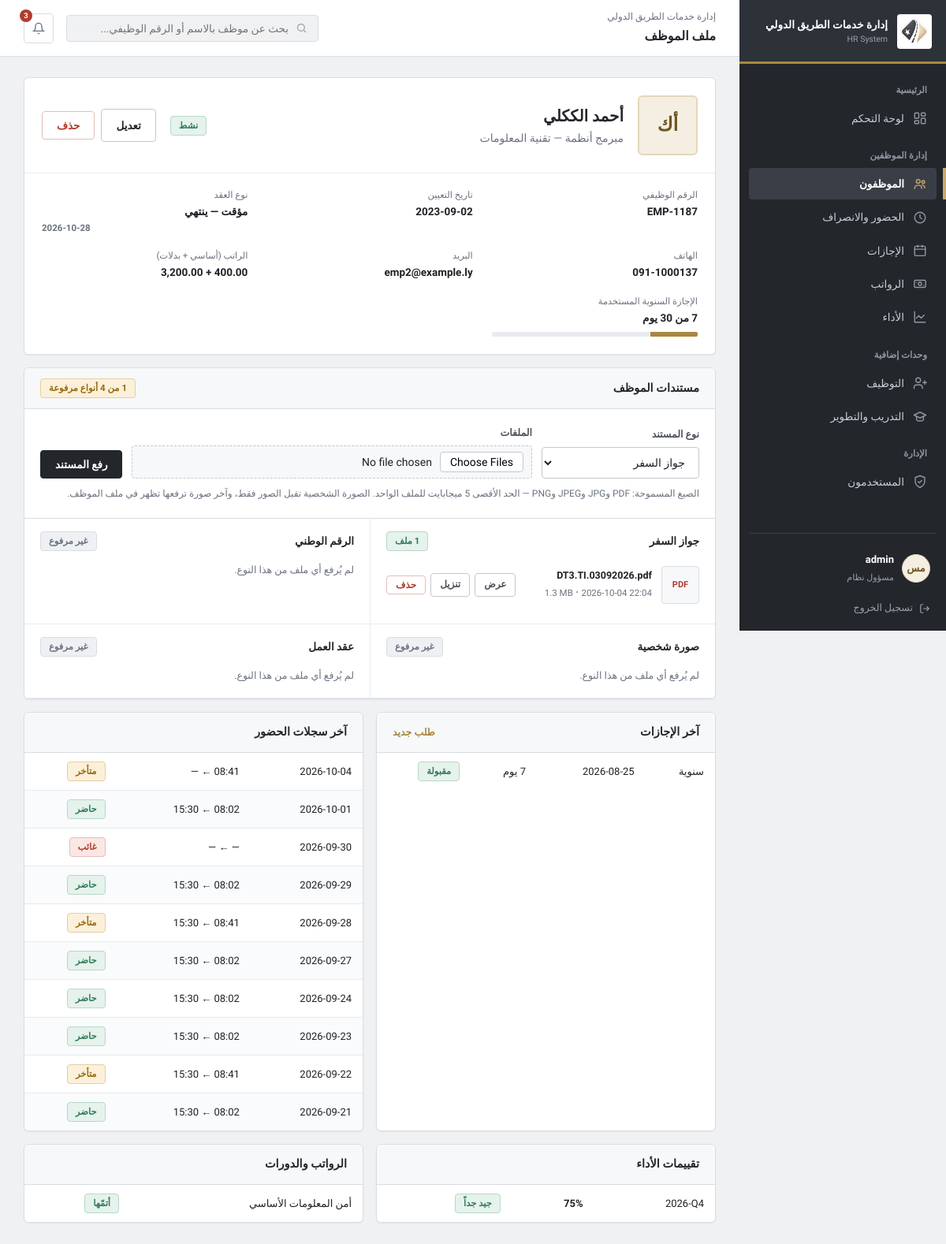
The app's page /employees/2 (signed in) with its own data.
### tables this page shows
CREATE TABLE users (
    id INTEGER PRIMARY KEY AUTOINCREMENT,
    username TEXT NOT NULL UNIQUE,
    password_hash TEXT NOT NULL,
    role TEXT NOT NULL DEFAULT 'hr',
    employee_id INTEGER REFERENCES employees(id)
);

CREATE TABLE employees (
    id INTEGER PRIMARY KEY AUTOINCREMENT,
    employee_code TEXT NOT NULL UNIQUE,
    full_name TEXT NOT NULL,
    initials TEXT NOT NULL,
    department_id INTEGER NOT NULL REFERENCES departments(id),
    position TEXT NOT NULL,
    hire_date TEXT NOT NULL,
    contract_type TEXT NOT NULL,
    contract_end_date TEXT,
    status TEXT NOT NULL DEFAULT 'نشط',
    phone TEXT,
    email TEXT,
    base_salary REAL NOT NULL DEFAULT 0,
    allowance REAL NOT NULL DEFAULT 0
);

CREATE TABLE departments (
    id INTEGER PRIMARY KEY AUTOINCREMENT,
    name TEXT NOT NULL UNIQUE
);

CREATE TABLE employee_documents (
    id INTEGER PRIMARY KEY AUTOINCREMENT,
    employee_id INTEGER NOT NULL REFERENCES employees(id),
    doc_type TEXT NOT NULL,
    original_name TEXT NOT NULL,
    stored_name TEXT NOT NULL,
    kind TEXT NOT NULL,
    size INTEGER NOT NULL DEFAULT 0,
    uploaded_at TEXT NOT NULL,
    uploaded_by TEXT
);

CREATE TABLE leave_requests (
    id INTEGER PRIMARY KEY AUTOINCREMENT,
    employee_id INTEGER NOT NULL REFERENCES employees(id),
    leave_type TEXT NOT NULL,
    start_date TEXT NOT NULL,
    end_date TEXT NOT NULL,
    days INTEGER NOT NULL,
    status TEXT NOT NULL DEFAULT 'pending',
    created_at TEXT NOT NULL,
    reason TEXT
);

CREATE TABLE attendance (
    id INTEGER PRIMARY KEY AUTOINCREMENT,
    employee_id INTEGER NOT NULL REFERENCES employees(id),
    day TEXT NOT NULL,
    check_in TEXT,
    check_out TEXT,
    method TEXT,
    status TEXT NOT NULL,
    UNIQUE(employee_id, day)
);

CREATE TABLE performance_reviews (
    id INTEGER PRIMARY KEY AUTOINCREMENT,
    employee_id INTEGER NOT NULL REFERENCES employees(id),
    period TEXT NOT NULL,
    quality INTEGER NOT NULL,
    productivity INTEGER NOT NULL,
    teamwork INTEGER NOT NULL,
    commitment INTEGER NOT NULL,
    overall REAL NOT NULL,
    notes TEXT,
    reviewer TEXT,
    created_at TEXT NOT NULL
);

CREATE TABLE training_enrollments (
    id INTEGER PRIMARY KEY AUTOINCREMENT,
    training_id INTEGER NOT NULL REFERENCES trainings(id),
    employee_id INTEGER NOT NULL REFERENCES employees(id),
    status TEXT NOT NULL DEFAULT 'enrolled',
    UNIQUE(training_id, employee_id)
);

CREATE TABLE trainings (
    id INTEGER PRIMARY KEY AUTOINCREMENT,
    title TEXT NOT NULL,
    trainer TEXT,
    location TEXT,
    start_date TEXT NOT NULL,
    end_date TEXT NOT NULL,
    seats INTEGER NOT NULL DEFAULT 20,
    description TEXT
);

### modules/employees.py (the view)
@bp.route("/<int:emp_id>")
@login_required
def view(emp_id):
    conn = db.get_db()
    emp = conn.execute(
        "SELECT e.*, d.name AS department_name FROM employees e JOIN departments d ON d.id=e.department_id WHERE e.id=?",
        (emp_id,)).fetchone()
    if not emp:
        abort(404)
    leaves = conn.execute("SELECT * FROM leave_requests WHERE employee_id=? ORDER BY start_date DESC LIMIT 8", (emp_id,)).fetchall()
    att = conn.execute("SELECT * FROM attendance WHERE employee_id=? ORDER BY day DESC LIMIT 10", (emp_id,)).fetchall()
    reviews = conn.execute("SELECT * FROM performance_reviews WHERE employee_id=? ORDER BY id DESC LIMIT 5", (emp_id,)).fetchall()
    slips = conn.execute("SELECT * FROM payroll WHERE employee_id=? ORDER BY month DESC LIMIT 6", (emp_id,)).fetchall()
    trainings = conn.execute(
        "SELECT t.title, t.start_date, te.status FROM training_enrollments te JOIN trainings t ON t.id=te.training_id "
        "WHERE te.employee_id=? ORDER BY t.start_date DESC", (emp_id,)).fetchall()
    used = annual_used(conn, emp_id)
    docs = conn.execute("SELECT * FROM employee_documents WHERE employee_id=? ORDER BY id DESC", (emp_id,)).fetchall()
    photo = next((d for d in docs if d["doc_type"] == "photo"), None)
    have = {d["doc_type"] for d in docs}
    return render_template("employees/view.html", emp=emp, leaves=leaves, att=att, reviews=reviews,
                           slips=slips, trainings=trainings, used=used, quota=ANNUAL_QUOTA,
                           docs=docs, doc_types=DOC_TYPES, photo=photo,
                           docs_done=sum(1 for k, _ in DOC_TYPES if k in have))

### templates/employees/view.html (shortened to what this page needs)
{% extends "base.html" %}{% import "_macros.html" as m %}
{% set page_label = 'ملف الموظف' %}{% set active_panel = 'employees' %}
{% block content %}
<div class="card">
  <div class="profile-head">
    <div class="avatar">{% if photo %}<img src="{{ url_for('documents.file', emp_id=emp.id, doc_id=photo.id) }}" alt="{{ emp.full_name }}">{% else %}{{ emp.initials }}{% endif %}</div>
    <div style="flex:1"><h2>{{ emp.full_name }}</h2><span class="muted">{{ emp.position }} — {{ emp.department_name }}</span></div>
    <span class="pill {{ {'نشط':'good','إجازة':'warn','موقوف':'bad','منتهي':'gray'}[emp.status] }}">{{ emp.status }}</span>
    <div class="actions">
      <a class="btn" href="{{ url_for('employees.edit', emp_id=emp.id) }}">تعديل</a>
      {% if session.get('role') == 'admin' %}{{ m.post_btn(url_for('employees.delete', emp_id=emp.id), 'حذف', 'btn btn-danger', 'سيُحذف الموظف وكل سجلاته نهائياً. متابعة؟') }}{% endif %}
    </div>
  </div>
  <div class="info-grid">
    <div><span>الرقم الوظيفي</span><b class="num">{{ emp.employee_code }}</b></div>
    <div><span>تاريخ التعيين</span><b class="num">{{ emp.hire_date }}</b></div>
    <div><span>نوع العقد</span><b>{{ emp.contract_type }}{% if emp.contract_end_date %} — ينتهي <span class="num">{{ emp.contract_end_date }}</span>{% endif %}</b></div>
    <div><span>الهاتف</span><b class="num">{{ emp.phone or '—' }}</b></div>
    <div><span>البريد</span><b class="num">{{ emp.email or '—' }}</b></div>
    <div><span>الراتب (أساسي + بدلات)</span><b class="num">{{ emp.base_salary|money }} + {{ emp.allowance|money }}</b></div>
    <div><span>الإجازة السنوية المستخدمة</span><b>{{ used }} من {{ quota }} يوم</b><div class="progress" style="margin-top:6px"><i style="width:{{ (used/quota*100)|round|int }}%"></i></div></div>
  </div>
</div>
<div class="card" id="documents">
  <div class="card-head"><h3>مستندات الموظف</h3>
    <span class="pill {{ 'good' if docs_done == doc_types|length else 'warn' }}">{{ docs_done }} من {{ doc_types|length }} أنواع مرفوعة</span></div>
  <div class="card-body">
    <form class="upload-form" method="POST" enctype="multipart/form-data" action="{{ url_for('documents.upload', emp_id=emp.id) }}">{{ m.csrf() }}
      <div><label for="doc_type">نوع المستند</label>
        <select id="doc_type" name="doc_type" required>{% for k, t in doc_types %}<option value="{{ k }}">{{ t }}</option>{% endfor %}</select></div>
      <div><label for="files">الملفات</label>
        <input type="file" id="files" name="files" multiple required accept=".pdf,.jpg,.jpeg,.png,application/pdf,image/jpeg,image/png"></div>
      <button class="btn btn-primary" type="submit">رفع المستند</button>
    </form>
    <p class="doc-hint">الصيغ المسموحة: PDF وJPG وJPEG وPNG — الحد الأقصى 5 ميجابايت للملف الواحد. الصورة الشخصية تقبل الصور فقط، وآخر صورة ترفعها تظهر في ملف الموظف.</p>
  </div>
  <div class="doc-groups">
  {% for k, t in doc_types %}{% set items = docs|selectattr('doc_type', 'equalto', k)|list %}
    <div class="doc-group"><h4>{{ t }} <span class="pill {{ 'good' if items else 'gray' }}">{{ items|length ~ ' ملف' if items else 'غير مرفوع' }}</span></h4>
    {% for d in items %}<div class="doc-item">
      <a class="doc-thumb" href="{{ url_for('documents.file', emp_id=emp.id, doc_id=d.id) }}" target="_blank" rel="noopener" aria-label="عرض {{ d.original_name }}">{% if d.kind != 'pdf' %}<img src="{{ url_for('documents.file', emp_id=emp.id, doc_id=d.id) }}" alt="" loading="lazy">{% else %}PDF{% endif %}</a>
      <div class="doc-meta"><b title="{{ d.original_name }}">{{ d.original_name }}</b><span class="num">{{ d.uploaded_at }}</span> · <span class="num">{{ d.size|filesize }}</span></div>
      <div class="row-actions"><a class="btn-sm" href="{{ url_for('documents.file', emp_id=emp.id, doc_id=d.id) }}" target="_blank" rel="noopener">عرض</a>
        <a class="btn-sm" href="{{ url_for('documents.file', emp_id=emp.id, doc_id=d.id, dl=1) }}">تنزيل</a>
        {{ m.post_btn(url_for('documents.delete', emp_id=emp.id, doc_id=d.id), 'حذف', 'btn-sm danger', 'حذف هذا المستند نهائياً؟') }}</div>
    </div>{% else %}<p class="doc-empty">لم يُرفع أي ملف من هذا النوع.</p>{% endfor %}</div>
  {% endfor %}
  </div>
</div>
<div class="grid-eq">
  <div class="card"><div class="card-head"><h3>آخر الإجازات</h3><a class="link" href="{{ url_for('leaves.new') }}">طلب جديد</a></div>
    <div class="table-wrap"><table><tbody>
    {% for l in leaves %}<tr><td>{{ l.leave_type }}</td><td><span class="num">{{ l.start_date }}</span></td><td>{{ l.days }} يوم</td>
      <td><span class="pill {{ {'pending':'warn','approved':'good','rejected':'bad'}[l.status] }}">{{ LEAVE_LABELS[l.status] }}</span></td></tr>
    {% else %}<tr><td class="empty">لا توجد إجازات</td></tr>{% endfor %}</tbody></table></div></div>
  <div class="card"><div class="card-head"><h3>آخر سجلات الحضور</h3></div>
    <div class="table-wrap"><table><tbody>
    {% for a in att %}<tr><td><span class="num">{{ a.day }}</span></td><td><span class="num">{{ a.check_in or '—' }}</span> ← <span class="num">{{ a.check_out or '—' }}</span></td>
      <td><span class="pill {{ {'present':'good','late':'warn','absent':'bad','leave':'info'}[a.status] }}">{{ ATT_LABELS[a.status] }}</span></td></tr>
    {% else %}<tr><td class="empty">لا توجد سجلات</td></tr>{% endfor %}</tbody></table></div></div>
</div>
<div class="grid-eq">
  <div class="card"><div class="card-head"><h3>تقييمات الأداء</h3></div>
    <div class="table-wrap"><table><tbody>
    {% for r in reviews %}<tr><td><span class="num">{{ r.period }}</span></td><td><b class="num">{{ r.overall|round|int }}%</b></td><td><span class="pill {{ r.overall|rating_class }}">{{ r.overall|rating }}</span></td></tr>
    {% else %}<tr><td class="empty">لا توجد تقييمات</td></tr>{% endfor %}</tbody></table></div></div>
  <div class="card"><div class="card-head"><h3>الرواتب والدورات</h3></div>
    <div class="table-wrap"><table><tbody>
    {% for t in trainings %}<tr><td colspan="2">{{ t.title }}</td><td><span class="pill {{ 'good' if t.status == 'completed' else 'sand' }}">{{ 'أتمّها' if t.status == 'completed' else 'مسجّل' }}</span></td></tr>{% endfor %}
    {% if not slips and not trainings %}<tr><td class="empty">لا توجد بيانات</td></tr>{% endif %}</tbody></table></div></div>
</div>
{% endblock %}

### templates/base.html (shortened to what this page needs)
{%- macro nav(key, endpoint, label, icon) -%}
<a class="nav-item {{ 'active' if active_panel == key else '' }}" href="{{ url_for(endpoint) }}">
  <svg viewBox="0 0 24 24" fill="none" stroke="currentColor" stroke-width="1.9" stroke-linecap="round" stroke-linejoin="round">{{ icon|safe }}</svg>{{ label }}
</a>
{%- endmacro -%}
<!DOCTYPE html>
<html lang="ar" dir="rtl">
<head>
<link rel="stylesheet" href="{{ url_for('static', filename='css/style.css') }}">
</head>
<body>
<div class="shell">
  <aside class="sidebar">
    <a class="brand" href="{{ url_for('dashboard') }}">
      <img src="{{ url_for('static', filename='img/emblem.png') }}" alt="شعار {{ ORG_NAME }}">
      <div><b>{{ ORG_NAME }}</b><span>HR System</span></div>
    </a>
    <div class="nav-label">الرئيسية</div>
    {{ nav('overview', 'dashboard', 'لوحة التحكم', '<rect x="3" y="3" width="7" height="9" rx="1.5"/><rect x="14" y="3" width="7" height="5" rx="1.5"/><rect x="14" y="12" width="7" height="9" rx="1.5"/><rect x="3" y="16" width="7" height="5" rx="1.5"/>') }}
    <div class="nav-label">إدارة الموظفين</div>
    {{ nav('employees', 'employees.index', 'الموظفون', '<circle cx="9" cy="8" r="3.2"/><path d="M3 20c0-3.3 2.7-5.5 6-5.5s6 2.2 6 5.5"/><circle cx="17.5" cy="9" r="2.4"/><path d="M15.5 14.2c2.6.3 4.5 2 4.5 5"/>') }}
    {{ nav('attendance', 'attendance.index', 'الحضور والانصراف', '<circle cx="12" cy="12" r="9"/><path d="M12 7v5l3.2 2"/>') }}
    {{ nav('leaves', 'leaves.index', 'الإجازات', '<rect x="3" y="4.5" width="18" height="16" rx="2"/><path d="M3 9.5h18M8 3v3M16 3v3"/>') }}
    {{ nav('payroll', 'payroll.index', 'الرواتب', '<rect x="2.5" y="6" width="19" height="12" rx="2"/><circle cx="12" cy="12" r="2.6"/><path d="M6 9.5v.01M18 14.5v.01"/>') }}
    {{ nav('performance', 'performance.index', 'الأداء', '<path d="M3 3v18h18"/><path d="m19 9-5 5-4-4-4 4"/>') }}
    <div class="nav-label">وحدات إضافية</div>
    {{ nav('recruitment', 'recruitment.index', 'التوظيف', '<path d="M16 21v-2a4 4 0 0 0-4-4H6a4 4 0 0 0-4 4v2"/><circle cx="9" cy="7" r="4"/><path d="M20 8v6M23 11h-6"/>') }}
    {{ nav('training', 'training.index', 'التدريب والتطوير', '<path d="M22 10 12 5 2 10l10 5 10-5Z"/><path d="M6 12.5V17c0 1.7 2.7 3 6 3s6-1.3 6-3v-4.5"/>') }}
    {% if session.get('role') == 'admin' %}
    <div class="nav-label">الإدارة</div>
    {{ nav('users', 'users.index', 'المستخدمون', '<path d="M12 2 4 5v6c0 5 3.4 8.7 8 11 4.6-2.3 8-6 8-11V5Z"/><path d="m9 12 2 2 4-4"/>') }}
    {% endif %}
    <div class="sidebar-foot">
      <a class="user-chip" href="{{ url_for('users.account') }}" title="حسابي">
        <div class="avatar">{{ current_user['initials'] if current_user and current_user['initials'] else 'مس' }}</div>
        <div class="who">
          <b>{{ (current_user['full_name'] or current_user['username']) if current_user else '' }}</b>
          <span>{% if current_user and current_user['department_name'] %}{{ current_user['position'] }}{% elif current_user %}{{ 'مسؤول نظام' if current_user['role'] == 'admin' else 'موارد بشرية' }}{% endif %}</span>
        </div>
      </a>
      <a class="logout-link" href="{{ url_for('logout') }}">
        <svg width="14" height="14" viewBox="0 0 24 24" fill="none" stroke="currentColor" stroke-width="2"><path d="M9 21H5a2 2 0 0 1-2-2V5a2 2 0 0 1 2-2h4"/><path d="M16 17l5-5-5-5M21 12H9"/></svg>
        تسجيل الخروج
      </a>
    </div>
  </aside>
  <div class="main">
    <div class="topbar">
      <div class="page-title">{{ ORG_NAME }}<b>{{ page_label|default('لوحة التحكم') }}</b></div>
      <form class="search" method="GET" action="{{ url_for('employees.index') }}" role="search">
        <svg width="15" height="15" viewBox="0 0 24 24" fill="none" stroke="currentColor" stroke-width="2"><circle cx="11" cy="11" r="7"/><path d="m21 21-4.3-4.3"/></svg>
        <input type="search" name="q" placeholder="بحث عن موظف بالاسم أو الرقم الوظيفي..." aria-label="بحث">
      </form>
      <a class="icon-btn" href="{{ url_for('leaves.index', status='pending') }}" title="طلبات إجازة معلّقة" aria-label="الإشعارات">
        <svg width="16" height="16" viewBox="0 0 24 24" fill="none" stroke="currentColor" stroke-width="2"><path d="M18 8a6 6 0 0 0-12 0c0 7-3 9-3 9h18s-3-2-3-9"/><path d="M13.7 21a2 2 0 0 1-3.4 0"/></svg>
        {% if pending_badge %}<span class="badge">{{ pending_badge }}</span>{% endif %}
      </a>
    </div>
    <div class="content">
      {% block content %}{% endblock %}
    </div>
  </div>
</div>
</body>
</html>

### templates/_macros.html (shortened to what this page needs)
{% macro post_btn(url, label, cls='btn-sm', confirm='', hidden={}) -%}
<form method="POST" action="{{ url }}" {% if confirm %}data-confirm="{{ confirm }}"{% endif %}>
<button class="{{ cls }}" type="submit">{{ label }}</button></form>
{%- endmacro %}

### records on screen
users: username "admin", role "مسؤول نظام"
employees: initials "أك", full_name "أحمد الككلي", position "مبرمج أنظمة", status "نشط", employee_code "EMP-1187", hire_date "2023-09-02", contract_type "مؤقت", contract_end_date "2026-10-28", phone "091-1000137", email "emp2@example.ly", base_salary "3,200.00", allowance "400.00"
departments: department_name "تقنية المعلومات"
employee_documents: kind "PDF", original_name "DT3.TI.03092026.pdf", uploaded_at "2026-10-04 22:04", size|filesize "1.3 MB", label "حذف"
leave_requests: leave_type "سنوية", start_date "2026-08-25", status "مقبولة"
attendance: day "2026-10-04", check_in "08:41", check_out "—", status "متأخر"
attendance: day "2026-10-01", check_in "08:02", check_out "15:30", status "حاضر"
attendance: day "2026-09-30", check_in "—", check_out "—", status "غائب"
attendance: day "2026-09-29", check_in "08:02", check_out "15:30", status "حاضر"
attendance: day "2026-09-28", check_in "08:41", check_out "15:30", status "متأخر"
attendance: day "2026-09-27", check_in "08:02", check_out "15:30", status "حاضر"
attendance: day "2026-09-24", check_in "08:02", check_out "15:30", status "حاضر"
attendance: day "2026-09-23", check_in "08:02", check_out "15:30", status "حاضر"
attendance: day "2026-09-22", check_in "08:41", check_out "15:30", status "متأخر"
attendance: day "2026-09-21", check_in "08:02", check_out "15:30", status "حاضر"
performance_reviews: period "2026-Q4", overall "75", overall|rating "جيد جداً"
training_enrollments: title "أمن المعلومات الأساسي", status "أتمّها"

### other values on screen
{{ ORG_NAME }} "إدارة خدمات الطريق الدولي"
{{ label }} "لوحة التحكم الموظفون الحضور والانصراف الإجازات الرواتب الأداء التوظيف التدريب والتطوير المستخدمون"
{{ page_label|default('لوحة التحكم') }} "ملف الموظف"
{{ pending_badge }} "3"
{{ label }} "حذف"
{{ used }} "7"
{{ quota }} "30"
{{ doc_types|length }} "4"
{{ t }} "جواز السفر" "الرقم الوطني" "صورة شخصية" "عقد العمل"
{{ items|length ~ ' ملف' if items else 'غير مرفوع' }} "1 ملف" "غير مرفوع" "غير مرفوع" "غير مرفوع"
form field doc_type "جواز السفر"
